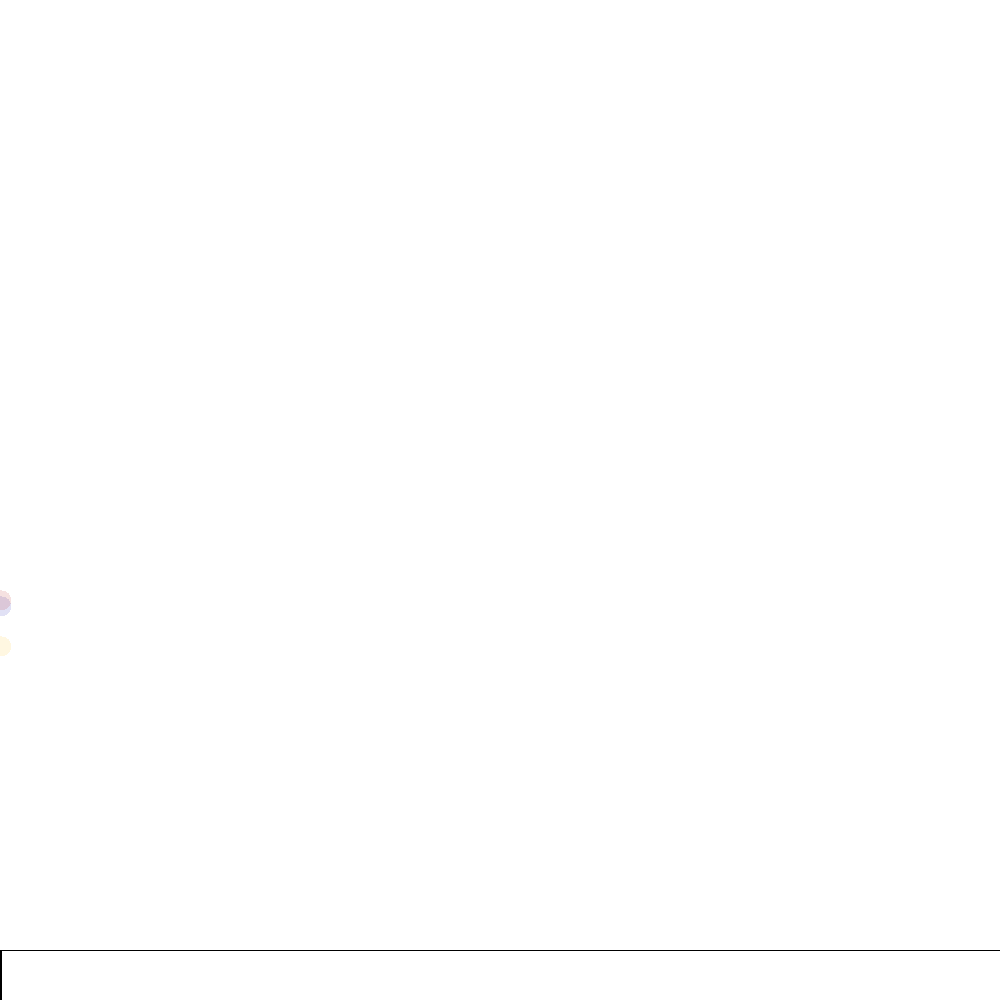
Frame 1 (no input)
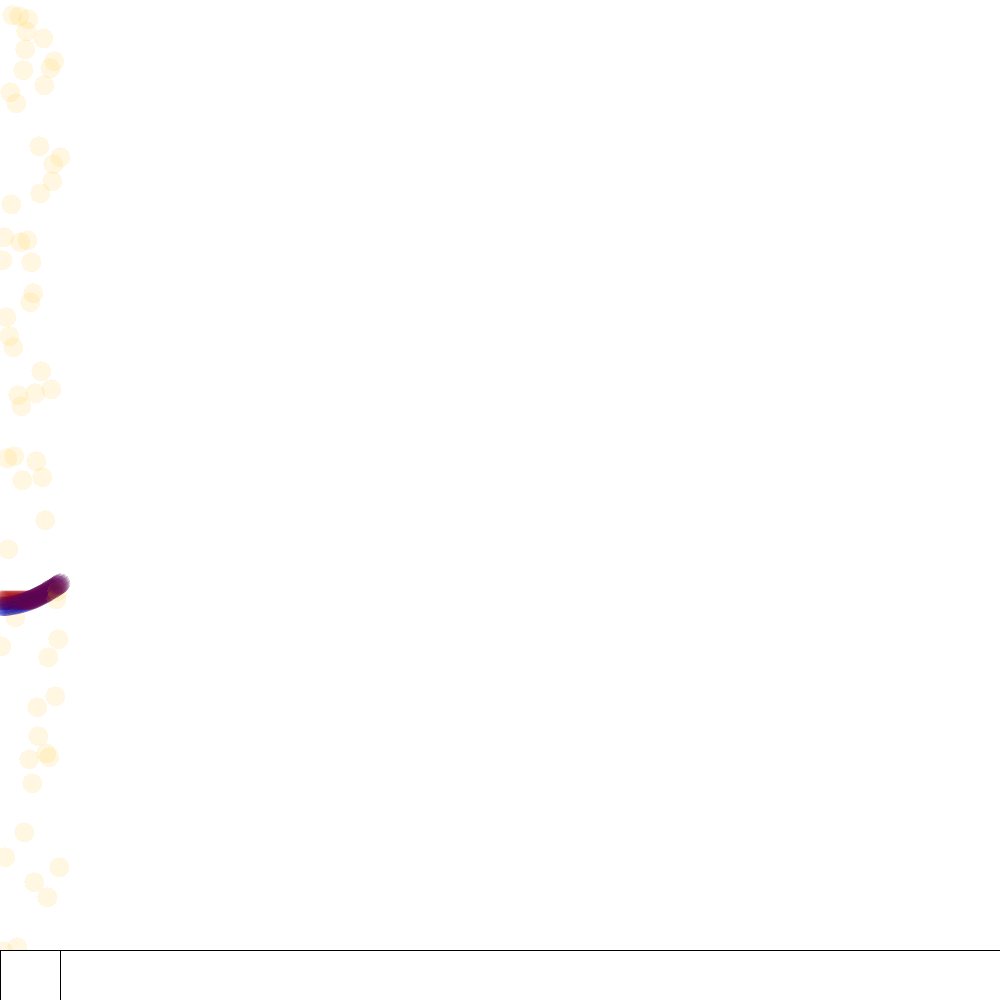
Frame 60 (the mouse pressed at the canvas centre just before this capture)
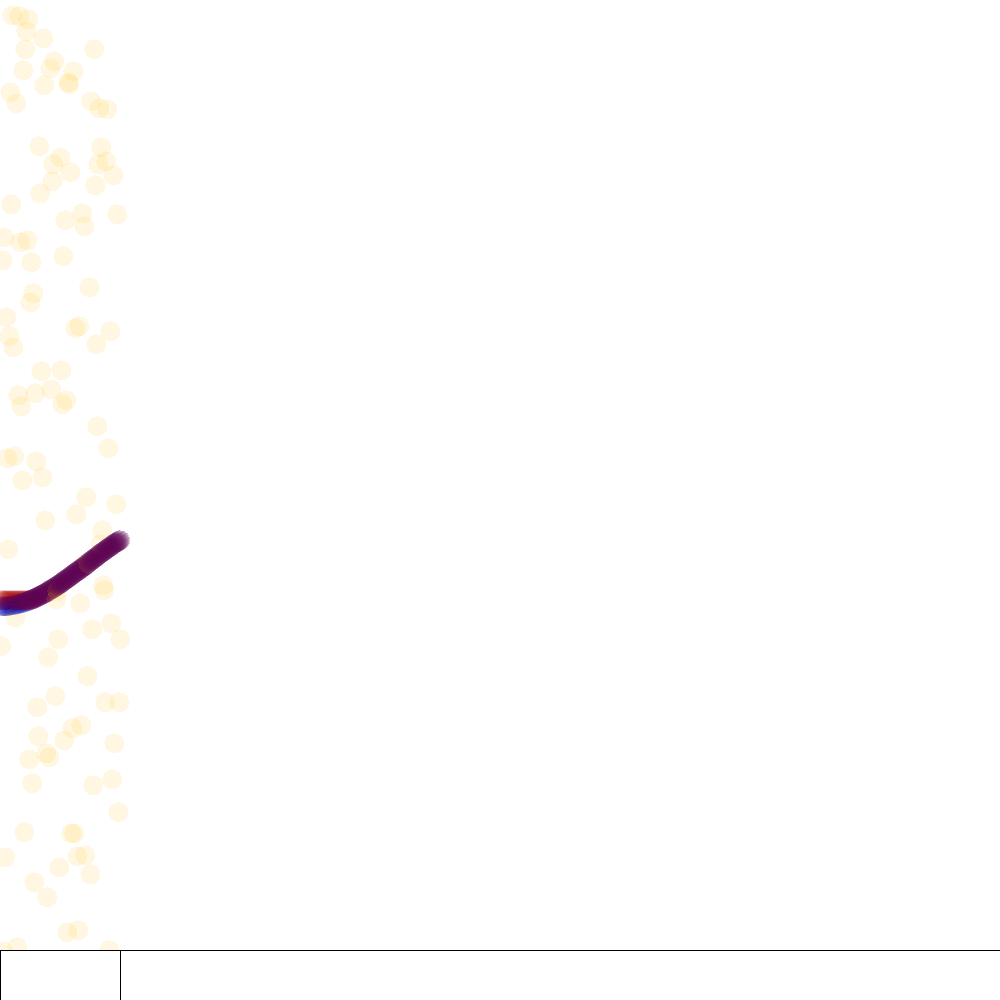
Frame 120 (the mouse held since frame 60 and released just before this capture)

The Processing sketch that drew these frames (run headless with seeded random() and noise(); from frame 60 on, the mouse is pressed at the canvas centre):

// Processing sketch: project6_horses_261018b
// ── project6_horses_261018b.pde
// Matthew R.F. Balousek
// 2026-10-19
// A mix of things to demonstrate functions.



void setup(){
  size(1000, 1000);
  background(#FFFFFF);
  noSmooth();
}

void draw(){    
  noStroke();
  // Moves to the right over time, loops back.
  float xPos = frameCount % width;
  int cSize = 20;
  
  float bluePos = noise(frameCount * 0.001) * height;
  float redPos = constrain(bluePos, height * .4, height * .6);
  float yelPos = random(height);
  
  // Blue Series
  fill(#0000aa, 30);
  circle(xPos, bluePos, cSize);
  
  // Red Series
  fill(#aa0000, 30);
  circle(xPos, redPos, cSize);
  
  // Yellow Series
  fill(#ffbf00, 30);
  circle(xPos, yelPos, cSize);
  
  // Demonstrates where things are drawing.
  resetMatrix();
  fill(#FFFFFF);
  stroke(#000000);
  rect(0, height*0.95, width, height * 0.05);
  xPos = frameCount % width;
  line(xPos, height * 0.95, xPos, height);
  
  
}
